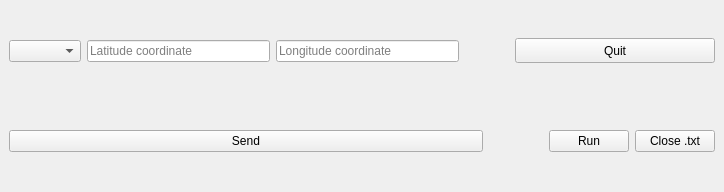
<?xml version="1.0" encoding="UTF-8"?>
<ui version="4.0">
 <class>MainWindowDesign</class>
 <widget class="QMainWindow" name="MainWindowDesign">
  <property name="enabled">
   <bool>true</bool>
  </property>
  <property name="geometry">
   <rect>
    <x>0</x>
    <y>0</y>
    <width>724</width>
    <height>192</height>
   </rect>
  </property>
  <property name="windowTitle">
   <string>QRosApp</string>
  </property>
  <property name="windowIcon">
   <iconset resource="../resources/images.qrc">
    <normaloff>:/images/icon.png</normaloff>:/images/icon.png</iconset>
  </property>
  <property name="locale">
   <locale language="English" country="Australia"/>
  </property>
  <widget class="QWidget" name="centralwidget">
   <layout class="QGridLayout" name="gridLayout">
    <item row="0" column="0">
     <layout class="QVBoxLayout" name="verticalLayout">
      <item>
       <layout class="QHBoxLayout" name="horizontalLayout_2">
        <item>
         <widget class="QComboBox" name="enteredCoords">
          <property name="maximumSize">
           <size>
            <width>300</width>
            <height>16777215</height>
           </size>
          </property>
         </widget>
        </item>
        <item>
         <layout class="QHBoxLayout" name="horizontalLayout">
          <item>
           <widget class="QLineEdit" name="input_box_lat">
            <property name="sizePolicy">
             <sizepolicy hsizetype="MinimumExpanding" vsizetype="Fixed">
              <horstretch>0</horstretch>
              <verstretch>0</verstretch>
             </sizepolicy>
            </property>
            <property name="maximumSize">
             <size>
              <width>220</width>
              <height>16777215</height>
             </size>
            </property>
            <property name="inputMethodHints">
             <set>Qt::ImhDigitsOnly</set>
            </property>
            <property name="maxLength">
             <number>13</number>
            </property>
            <property name="placeholderText">
             <string>Latitude coordinate</string>
            </property>
           </widget>
          </item>
          <item>
           <widget class="QLineEdit" name="input_box_long">
            <property name="maximumSize">
             <size>
              <width>220</width>
              <height>16777215</height>
             </size>
            </property>
            <property name="inputMethodHints">
             <set>Qt::ImhDigitsOnly</set>
            </property>
            <property name="maxLength">
             <number>13</number>
            </property>
            <property name="placeholderText">
             <string>Longitude coordinate</string>
            </property>
           </widget>
          </item>
         </layout>
        </item>
        <item>
         <layout class="QHBoxLayout" name="horizontalLayout_5">
          <item>
           <spacer name="verticalSpacer_2">
            <property name="orientation">
             <enum>Qt::Vertical</enum>
            </property>
            <property name="sizeHint" stdset="0">
             <size>
              <width>50</width>
              <height>58</height>
             </size>
            </property>
           </spacer>
          </item>
         </layout>
        </item>
        <item>
         <widget class="QPushButton" name="quit_button">
          <property name="sizePolicy">
           <sizepolicy hsizetype="MinimumExpanding" vsizetype="Fixed">
            <horstretch>0</horstretch>
            <verstretch>0</verstretch>
           </sizepolicy>
          </property>
          <property name="maximumSize">
           <size>
            <width>200</width>
            <height>25</height>
           </size>
          </property>
          <property name="text">
           <string>Quit</string>
          </property>
         </widget>
        </item>
       </layout>
      </item>
      <item>
       <layout class="QHBoxLayout" name="horizontalLayout_7">
        <item>
         <layout class="QHBoxLayout" name="horizontalLayout_6">
          <item>
           <layout class="QHBoxLayout" name="horizontalLayout_4">
            <item>
             <widget class="QPushButton" name="button_connect">
              <property name="sizePolicy">
               <sizepolicy hsizetype="Expanding" vsizetype="Fixed">
                <horstretch>0</horstretch>
                <verstretch>0</verstretch>
               </sizepolicy>
              </property>
              <property name="text">
               <string>Send</string>
              </property>
             </widget>
            </item>
            <item>
             <layout class="QHBoxLayout" name="horizontalLayout_3">
              <item>
               <spacer name="verticalSpacer_4">
                <property name="orientation">
                 <enum>Qt::Vertical</enum>
                </property>
                <property name="sizeHint" stdset="0">
                 <size>
                  <width>20</width>
                  <height>40</height>
                 </size>
                </property>
               </spacer>
              </item>
              <item>
               <spacer name="verticalSpacer_3">
                <property name="orientation">
                 <enum>Qt::Vertical</enum>
                </property>
                <property name="sizeHint" stdset="0">
                 <size>
                  <width>20</width>
                  <height>40</height>
                 </size>
                </property>
               </spacer>
              </item>
              <item>
               <spacer name="verticalSpacer">
                <property name="orientation">
                 <enum>Qt::Vertical</enum>
                </property>
                <property name="sizeHint" stdset="0">
                 <size>
                  <width>20</width>
                  <height>40</height>
                 </size>
                </property>
               </spacer>
              </item>
             </layout>
            </item>
           </layout>
          </item>
          <item>
           <widget class="QPushButton" name="run_button">
            <property name="sizePolicy">
             <sizepolicy hsizetype="Minimum" vsizetype="Fixed">
              <horstretch>0</horstretch>
              <verstretch>0</verstretch>
             </sizepolicy>
            </property>
            <property name="text">
             <string>Run</string>
            </property>
            <property name="checkable">
             <bool>true</bool>
            </property>
            <property name="default">
             <bool>false</bool>
            </property>
            <property name="flat">
             <bool>false</bool>
            </property>
           </widget>
          </item>
         </layout>
        </item>
        <item>
         <widget class="QPushButton" name="button_close">
          <property name="text">
           <string>Close .txt</string>
          </property>
         </widget>
        </item>
       </layout>
      </item>
     </layout>
    </item>
   </layout>
  </widget>
  <action name="action_Quit">
   <property name="text">
    <string>&amp;Quit</string>
   </property>
   <property name="shortcut">
    <string>Ctrl+Q</string>
   </property>
   <property name="shortcutContext">
    <enum>Qt::ApplicationShortcut</enum>
   </property>
  </action>
 </widget>
 <resources>
  <include location="../resources/images.qrc"/>
 </resources>
 <connections>
  <connection>
   <sender>action_Quit</sender>
   <signal>triggered()</signal>
   <receiver>MainWindowDesign</receiver>
   <slot>close()</slot>
   <hints>
    <hint type="sourcelabel">
     <x>-1</x>
     <y>-1</y>
    </hint>
    <hint type="destinationlabel">
     <x>399</x>
     <y>159</y>
    </hint>
   </hints>
  </connection>
  <connection>
   <sender>quit_button</sender>
   <signal>clicked()</signal>
   <receiver>MainWindowDesign</receiver>
   <slot>close()</slot>
   <hints>
    <hint type="sourcelabel">
     <x>680</x>
     <y>56</y>
    </hint>
    <hint type="destinationlabel">
     <x>469</x>
     <y>159</y>
    </hint>
   </hints>
  </connection>
 </connections>
 <slots>
  <slot>send()</slot>
 </slots>
</ui>
